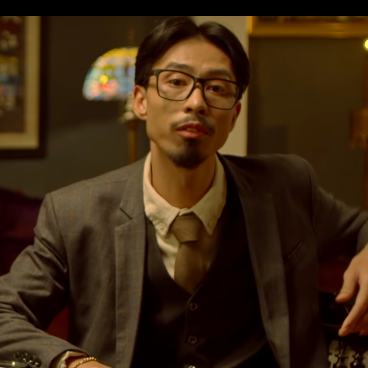
#> input picture Face_Exactor/data/Screenshot from 2020-04-12 14-28-27.png, 368 x 368 px; its folder holds 4 pictures in this run
$ python Face_extractor.py
#> lines starting #> are read from the running program, lines starting #| are printed output that depends on the picture
# Face detection
from os import listdir
from os.path import isfile, join
import cv2
import numpy

IM_SIZE = 500
face_cascade = cv2.CascadeClassifier('haarcascade_frontalface_alt.xml')


# extract a single face from a given photograph
def extract_face():
    mypath = 'data'
    onlyfiles = [f for f in listdir(mypath) if isfile(join(mypath, f))]
    images = numpy.empty(len(onlyfiles), dtype=object)
    for n in range(0, len(onlyfiles)):
        images[n] = cv2.imread(join(mypath, onlyfiles[n]), 1)
        # images[n] = images[n][..., ::-1]
        # images[n] = cv2.resize(images[n], (IM_SIZE, IM_SIZE))
        gray = cv2.cvtColor(images[n], cv2.COLOR_BGR2GRAY)
        faces = face_cascade.detectMultiScale(gray, 1.05, 5)
        for (x, y, w, h) in faces:
            if y > h//5:
                y_new = y - h//5
            else:
                y_new = y
            if x > w//5:
                x_new = x - w//5
            else:
                x_new = x
            new = images[n][y_new:(y + h + h // 5), x_new:(x + w + w // 5)]
            new = cv2.resize(new, (IM_SIZE, IM_SIZE))
            # images[n] = cv2.rectangle(images[n], (x, y), (x + w, y + h + 30), (255, 0, 0), 2)
            # cv2.imshow('img', new)
            # cv2.waitKey(0)
            cv2.imwrite("image%04i.jpg" % n, new)
#> this loop made 1 pass
#> pass 1, in extract_face, `cv2.imwrite("image%04i.jpg" % n, new)`:
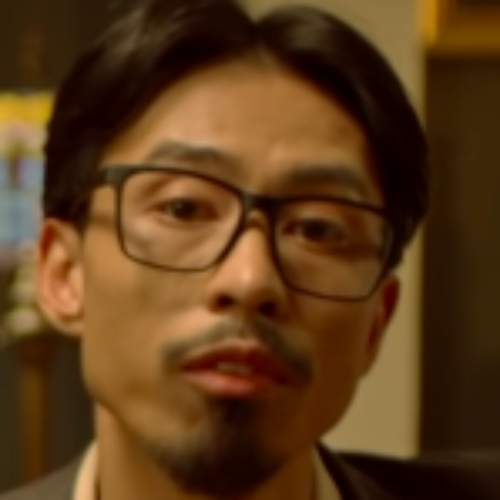
#> saved as image0000.jpg: shape (500, 500, 3); mean B, G, R 25.8, 59, 92.2


extract_face()
